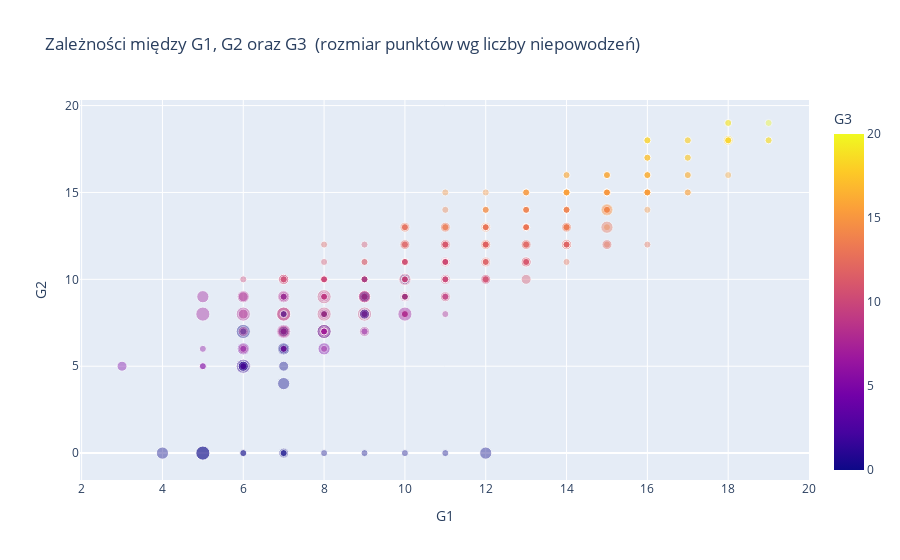

Notebook code cell kept with this figure:
### Code cell
# Scatterplot G1 vs G3
sns.lmplot(data=df, x="G1", y="G3", height=5, aspect=1.2)
plt.title("Zależność między oceną G1 a oceną końcową G3")
plt.show()

# Scatterplot G2 vs G3
sns.lmplot(data=df, x="G2", y="G3", height=5, aspect=1.2)
plt.title("Zależność między oceną G2 a oceną końcową G3")
plt.show()

# Wykres punktowy G1 vs G2 z rozmiarem punktów wg liczby niepowodzeń i kolorem wg G3
fig = px.scatter(
    df,
    x='G1',
    y='G2',
    color='G3',
    size=df['failures'] + 1,  # Dodanie stałej, aby uniknąć zerowych rozmiarów
    title='Zależności między G1, G2 oraz G3  (rozmiar punktów wg liczby niepowodzeń)',
    opacity=0.4,
    size_max=10,
)

fig.update_traces(textposition='middle center')
fig.show()

### Figure 1 — Plotly figure (JSON) as saved in the notebook; plotly's stock layout.template omitted (floating-point values rounded to 4 significant figures; data arrays with more than 128 entries replaced by an {"elided": "..."} marker saying what was removed)
{"data": [{"hovertemplate": "G1=%{x}<br>G2=%{y}<br>size=%{marker.size}<br>G3=%{marker.color}<extra></extra>", "legendgroup": "", "marker": {"color": {"elided": "399 int values"}, "coloraxis": "coloraxis", "opacity": 0.4, "size": {"elided": "399 int values"}, "sizemode": "area", "sizeref": 0.04, "symbol": "circle"}, "mode": "markers", "name": "", "orientation": "v", "showlegend": false, "textposition": "middle center", "type": "scatter", "x": {"elided": "399 int values"}, "xaxis": "x", "y": {"elided": "399 int values"}, "yaxis": "y"}], "layout": {"coloraxis": {"colorbar": {"title": {"text": "G3"}}, "colorscale": [[0, "#0d0887"], [0.1111, "#46039f"], [0.2222, "#7201a8"], [0.3333, "#9c179e"], [0.4444, "#bd3786"], [0.5556, "#d8576b"], [0.6667, "#ed7953"], [0.7778, "#fb9f3a"], [0.8889, "#fdca26"], [1, "#f0f921"]]}, "legend": {"itemsizing": "constant", "tracegroupgap": 0}, "title": {"text": "Zależności między G1, G2 oraz G3  (rozmiar punktów wg liczby niepowodzeń)"}, "xaxis": {"anchor": "y", "domain": [0, 1], "title": {"text": "G1"}}, "yaxis": {"anchor": "x", "domain": [0, 1], "title": {"text": "G2"}}}}
